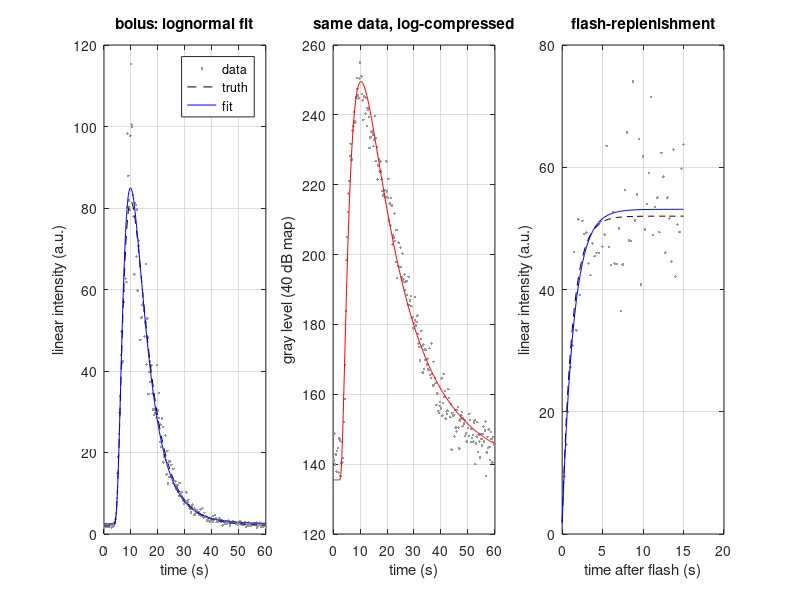

This figure's MATLAB source:
%% m28_tic_perfusion.m  --  Time-intensity curves: bolus (lognormal) and flash-replenishment fits
% Purpose : simulate ROI-averaged linear intensity with speckle (gamma-distributed, shape Ns)
%           and fit (1) a lognormal bolus model and (2) the Wei flash-replenishment model
%           with a hand-written Levenberg-Marquardt loop (numeric Jacobian). Then show why
%           fitting log-compressed display values biases the perfusion parameters.
% Models  : bolus  I(t) = AUC / ((t - t0) s sqrt(2 pi)) exp(-(ln(t - t0) - m)^2 / (2 s^2)) + bg
%           MTT = exp(m + s^2/2) (after t0), TTP = t0 + exp(m - s^2), PE = peak above bg
%           flash  I(t) = A (1 - exp(-beta t)) + bg, flow index A * beta
% Change  : Ns (speckle cells in the ROI), frame rate, true parameters, DR of the display map.
% Expect  : linear-domain fits recover MTT = 11.97 s and TTP = 9.98 s within a few percent
%           (Monte Carlo std printed); fitting the 40 dB log-compressed values lengthens MTT
%           by a factor that depends on bolus width and display range (x2.2 for this s = 0.6, 40 dB example;
%           about x1.4 at s = 0.3, x8 at s = 1) and the flash fit recovers A, beta to a few percent.
% Provenance: Monte Carlo speckle on model curves (lognormal, Wei), not patient data.
% Runtime : about 2 s.
clear; close all; rng(1);

%% Bolus truth and acquisition
fr = 4;  t = (0:1/fr:60)';                        % s, 4 frames per second, 60 s
th = [1000, log(10), 0.6, 3, 2];                  % [AUC (a.u. s), m, s, t0 (s), bg]
lgn = @(p, t) (t > p(4)) .* p(1) ./ (max(t - p(4), 1e-9) * p(3) * sqrt(2*pi)) ...
              .* exp(-(log(max(t - p(4), 1e-9)) - p(2)).^2 / (2 * p(3)^2)) + p(5);
Ns = 50;                                          % independent speckle cells averaged in the ROI
noisy = @(I) I .* (-sum(log(rand(numel(I), Ns)), 2) / Ns);   % mean I, std I/sqrt(Ns)
mtt = @(p) exp(p(2) + p(3)^2/2); ttp = @(p) p(4) + exp(p(2) - p(3)^2);
fprintf('Truth: MTT = %.2f s, TTP = %.2f s, peak above bg = %.1f, AUC = %.0f\n', mtt(th), ttp(th), max(lgn(th, t)) - th(5), th(1));

%% Levenberg-Marquardt, written inline (scripts cannot define local functions portably)
keepFit = cell(1, 2);
nTrial = 100; est = zeros(nTrial, 4); estLog = zeros(nTrial, 2);
DR = 40;                                          % display dynamic range (dB)
for trial = 1:nTrial
  y = noisy(lgn(th, t));
  for mode = 1:2
    if mode == 1
      yy = y;
    else                                          % naive: fit the log-compressed gray levels
      Iref = max(y); yy = 255 * min(max((10*log10(y / Iref) + DR) / DR, 0), 1);
    end
    [pk, ip] = max(yy); base = median(yy(1:10));
    p = [ (pk - base) * 8, log(max(t(ip) - 3, 1)), 0.6, 3, base ];   % initial guess
    lam = 1e-2; r = yy - lgn(p, t); cost = r' * r;
    for it = 1:200
      J = zeros(numel(t), 5);
      for k = 1:5
        dp = zeros(1, 5); dp(k) = 1e-6 * max(1, abs(p(k)));
        J(:, k) = (lgn(p + dp, t) - lgn(p - dp, t)) / (2 * dp(k));
      end
      Hm = J' * J; g = J' * r;
      stepOK = false;
      while ~stepOK && lam < 1e12
        d = (Hm + lam * diag(diag(Hm) + 1e-12)) \ g;
        pn = p + d'; pn(3) = max(pn(3), 0.05); pn(4) = min(pn(4), t(ip) - 0.5);
        rn = yy - lgn(pn, t); cn = rn' * rn;
        if cn < cost, p = pn; r = rn; dc = cost - cn; cost = cn; lam = lam / 3; stepOK = true; else, lam = lam * 4; end
      end
      if ~stepOK || dc < 1e-10 * cost, break; end
    end
    if mode == 1, est(trial, :) = [mtt(p), ttp(p), max(lgn(p, t)) - p(5), p(1)]; else, estLog(trial, :) = [mtt(p), ttp(p)]; end
    if trial == 1, keepFit{mode} = struct('y', yy, 'p', p); end
  end
end
fprintf('Linear-intensity fits (%d trials, Ns = %d): MTT %.2f +- %.2f s, TTP %.2f +- %.2f s, peak %.1f +- %.1f, AUC %.0f +- %.0f\n', ...
  nTrial, Ns, mean(est(:,1)), std(est(:,1)), mean(est(:,2)), std(est(:,2)), mean(est(:,3)), std(est(:,3)), mean(est(:,4)), std(est(:,4)));
fprintf('Log-compressed fits (DR = %d dB):        MTT %.2f +- %.2f s (x%.2f), TTP %.2f +- %.2f s\n', ...
  DR, mean(estLog(:,1)), std(estLog(:,1)), mean(estLog(:,1)) / mtt(th), mean(estLog(:,2)), std(estLog(:,2)));

%% Flash-replenishment (Wei et al. 1998 model)
tf = (0:1/fr:15)'; thF = [50, 0.8, 2];            % A, beta (1/s), bg
mdlF = @(p, t) p(1) * (1 - exp(-p(2) * t)) + p(3);
estF = zeros(nTrial, 3);
for trial = 1:nTrial
  y = noisy(mdlF(thF, tf));
  p = [max(y) - y(1), 1, y(1)]; lam = 1e-2; r = y - mdlF(p, tf); cost = r' * r;
  for it = 1:200
    J = zeros(numel(tf), 3);
    for k = 1:3
      dp = zeros(1, 3); dp(k) = 1e-6 * max(1, abs(p(k)));
      J(:, k) = (mdlF(p + dp, tf) - mdlF(p - dp, tf)) / (2 * dp(k));
    end
    Hm = J' * J; g = J' * r; stepOK = false;
    while ~stepOK && lam < 1e12
      d = (Hm + lam * diag(diag(Hm) + 1e-12)) \ g; pn = p + d'; pn(2) = max(pn(2), 1e-3);
      rn = y - mdlF(pn, tf); cn = rn' * rn;
      if cn < cost, p = pn; r = rn; dc = cost - cn; cost = cn; lam = lam / 3; stepOK = true; else, lam = lam * 4; end
    end
    if ~stepOK || dc < 1e-10 * cost, break; end
  end
  estF(trial, :) = p;
  if trial == 1, keepF = struct('y', y, 'p', p); end
end
fprintf('Flash-replenishment fits: A %.1f +- %.1f (true 50), beta %.3f +- %.3f 1/s (true 0.8), A*beta %.1f +- %.1f (true 40)\n', ...
  mean(estF(:,1)), std(estF(:,1)), mean(estF(:,2)), std(estF(:,2)), mean(estF(:,1).*estF(:,2)), std(estF(:,1).*estF(:,2)));

%% Figures
figure('Position', [50 50 960 330]);
subplot(1, 3, 1); plot(t, keepFit{1}.y, '.', 'Color', [0.6 0.6 0.6]); hold on; plot(t, lgn(th, t), 'k--', t, lgn(keepFit{1}.p, t), 'b'); grid on;
xlabel('time (s)'); ylabel('linear intensity (a.u.)'); title('bolus: lognormal fit'); legend('data', 'truth', 'fit');
subplot(1, 3, 2); plot(t, keepFit{2}.y, '.', 'Color', [0.6 0.6 0.6]); hold on; plot(t, lgn(keepFit{2}.p, t), 'r'); grid on;
xlabel('time (s)'); ylabel('gray level (40 dB map)'); title('same data, log-compressed');
subplot(1, 3, 3); plot(tf, keepF.y, '.', 'Color', [0.6 0.6 0.6]); hold on; plot(tf, mdlF(thF, tf), 'k--', tf, mdlF(keepF.p, tf), 'b'); grid on;
xlabel('time after flash (s)'); ylabel('linear intensity (a.u.)'); title('flash-replenishment');
